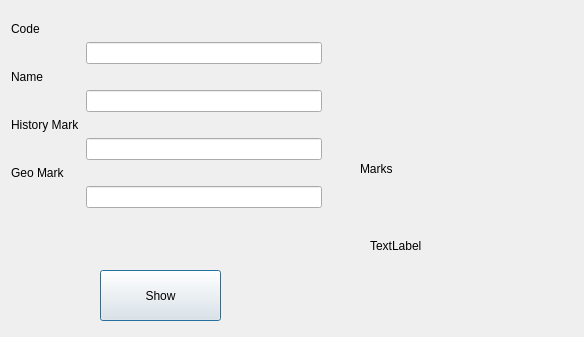
<?xml version="1.0" encoding="UTF-8"?>
<ui version="4.0">
 <class>Dialog</class>
 <widget class="QDialog" name="Dialog">
  <property name="geometry">
   <rect>
    <x>0</x>
    <y>0</y>
    <width>584</width>
    <height>337</height>
   </rect>
  </property>
  <property name="windowTitle">
   <string>Dialog</string>
  </property>
  <widget class="QPushButton" name="show_button">
   <property name="geometry">
    <rect>
     <x>100</x>
     <y>270</y>
     <width>121</width>
     <height>51</height>
    </rect>
   </property>
   <property name="text">
    <string>Show</string>
   </property>
  </widget>
  <widget class="QLabel" name="label_5">
   <property name="geometry">
    <rect>
     <x>360</x>
     <y>160</y>
     <width>67</width>
     <height>17</height>
    </rect>
   </property>
   <property name="text">
    <string>Marks</string>
   </property>
  </widget>
  <widget class="QLabel" name="TEXTs">
   <property name="geometry">
    <rect>
     <x>370</x>
     <y>190</y>
     <width>171</width>
     <height>111</height>
    </rect>
   </property>
   <property name="text">
    <string>TextLabel</string>
   </property>
  </widget>
  <widget class="QWidget" name="">
   <property name="geometry">
    <rect>
     <x>11</x>
     <y>22</y>
     <width>311</width>
     <height>231</height>
    </rect>
   </property>
   <layout class="QFormLayout" name="formLayout">
    <item row="0" column="0">
     <widget class="QLabel" name="label">
      <property name="text">
       <string>Code</string>
      </property>
     </widget>
    </item>
    <item row="1" column="1">
     <widget class="QLineEdit" name="code_enter"/>
    </item>
    <item row="2" column="0">
     <widget class="QLabel" name="label_2">
      <property name="text">
       <string>Name</string>
      </property>
     </widget>
    </item>
    <item row="3" column="1">
     <widget class="QLineEdit" name="name_enter"/>
    </item>
    <item row="4" column="0">
     <widget class="QLabel" name="label_3">
      <property name="text">
       <string>History Mark</string>
      </property>
     </widget>
    </item>
    <item row="5" column="1">
     <widget class="QLineEdit" name="history_enter"/>
    </item>
    <item row="6" column="0">
     <widget class="QLabel" name="label_4">
      <property name="text">
       <string>Geo Mark</string>
      </property>
     </widget>
    </item>
    <item row="7" column="1">
     <widget class="QLineEdit" name="Geo_enter"/>
    </item>
   </layout>
  </widget>
 </widget>
 <resources/>
 <connections>
  <connection>
   <sender>show_button</sender>
   <signal>clicked()</signal>
   <receiver>Dialog</receiver>
   <slot>update_text()</slot>
   <hints>
    <hint type="sourcelabel">
     <x>209</x>
     <y>310</y>
    </hint>
    <hint type="destinationlabel">
     <x>279</x>
     <y>300</y>
    </hint>
   </hints>
  </connection>
 </connections>
 <slots>
  <slot>update_text()</slot>
 </slots>
</ui>
